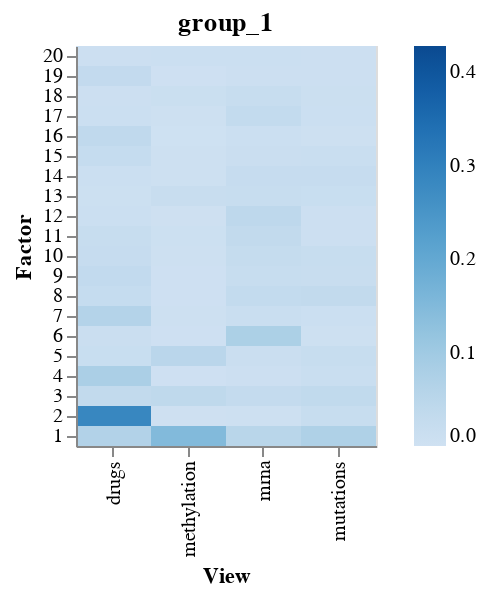

The notebook cell saved with this chart:
### Markdown cell above
### Variance Explained Plot
The Variance Explained plot allows us to identify which factors in which views explain variation in our input data and might be of greater interest for a more detailed analysis.

Here we can see that factor 1 explains variation in all views, where factor 2 and 3 are mostly driving variation in the drug view, etc.

### Code cell
plot_variance_explained(model)

### Figure 1 — Vega specification as saved in the notebook (floating-point values rounded to 4 significant figures)
{"$schema": "https://vega.github.io/schema/vega/v5.json", "data": [{"name": "source_0"}, {"name": "data_0", "values": [{"Factor": 1, "Variance Explained": 0.06638, "View": "drugs"}, {"Factor": 2, "Variance Explained": 0.2855, "View": "drugs"}, {"Factor": 3, "Variance Explained": 0.03363, "View": "drugs"}, {"Factor": 4, "Variance Explained": 0.08031, "View": "drugs"}, {"Factor": 5, "Variance Explained": 0.0164, "View": "drugs"}, {"Factor": 6, "Variance Explained": 0.0127, "View": "drugs"}, {"Factor": 7, "Variance Explained": 0.06226, "View": "drugs"}, {"Factor": 8, "Variance Explained": 0.02455, "View": "drugs"}, {"Factor": 9, "Variance Explained": 0.03192, "View": "drugs"}, {"Factor": 10, "Variance Explained": 0.02157, "View": "drugs"}, {"Factor": 11, "Variance Explained": 0.02053, "View": "drugs"}, {"Factor": 12, "Variance Explained": 0.01066, "View": "drugs"}, {"Factor": 13, "Variance Explained": 0.006392, "View": "drugs"}, {"Factor": 14, "Variance Explained": 0.009631, "View": "drugs"}, {"Factor": 15, "Variance Explained": 0.02446, "View": "drugs"}, {"Factor": 16, "Variance Explained": 0.03758, "View": "drugs"}, {"Factor": 17, "Variance Explained": 0.00924, "View": "drugs"}, {"Factor": 18, "Variance Explained": 0.008781, "View": "drugs"}, {"Factor": 19, "Variance Explained": 0.03132, "View": "drugs"}, {"Factor": 20, "Variance Explained": 0.00727, "View": "drugs"}, {"Factor": 1, "Variance Explained": 0.1498, "View": "methylation"}, {"Factor": 2, "Variance Explained": 0.003754, "View": "methylation"}, {"Factor": 3, "Variance Explained": 0.03966, "View": "methylation"}, {"Factor": 4, "Variance Explained": 0.002485, "View": "methylation"}, {"Factor": 5, "Variance Explained": 0.05141, "View": "methylation"}, {"Factor": 6, "Variance Explained": 0.002972, "View": "methylation"}, {"Factor": 7, "Variance Explained": 0.004135, "View": "methylation"}, {"Factor": 8, "Variance Explained": 0.003269, "View": "methylation"}, {"Factor": 9, "Variance Explained": 0.003287, "View": "methylation"}, {"Factor": 10, "Variance Explained": 0.004487, "View": "methylation"}, {"Factor": 11, "Variance Explained": 0.006415, "View": "methylation"}, {"Factor": 12, "Variance Explained": 0.003646, "View": "methylation"}, {"Factor": 13, "Variance Explained": 0.01886, "View": "methylation"}, {"Factor": 14, "Variance Explained": 0.006194, "View": "methylation"}, {"Factor": 15, "Variance Explained": 0.003824, "View": "methylation"}, {"Factor": 16, "Variance Explained": 0.002303, "View": "methylation"}, {"Factor": 17, "Variance Explained": 0.003789, "View": "methylation"}, {"Factor": 18, "Variance Explained": 0.0116, "View": "methylation"}, {"Factor": 19, "Variance Explained": 0.003206, "View": "methylation"}, {"Factor": 20, "Variance Explained": 0.009078, "View": "methylation"}, {"Factor": 1, "Variance Explained": 0.05272, "View": "mrna"}, {"Factor": 2, "Variance Explained": 0.005317, "View": "mrna"}, {"Factor": 3, "Variance Explained": 0.02892, "View": "mrna"}, {"Factor": 4, "Variance Explained": 0.007667, "View": "mrna"}, {"Factor": 5, "Variance Explained": 0.01316, "View": "mrna"}, {"Factor": 6, "Variance Explained": 0.07759, "View": "mrna"}, {"Factor": 7, "Variance Explained": 0.01387, "View": "mrna"}, {"Factor": 8, "Variance Explained": 0.02934, "View": "mrna"}, {"Factor": 9, "Variance Explained": 0.02098, "View": "mrna"}, {"Factor": 10, "Variance Explained": 0.02558, "View": "mrna"}, {"Factor": 11, "Variance Explained": 0.03388, "View": "mrna"}, {"Factor": 12, "Variance Explained": 0.04223, "View": "mrna"}, {"Factor": 13, "Variance Explained": 0.01953, "View": "mrna"}, {"Factor": 14, "Variance Explained": 0.02325, "View": "mrna"}, {"Factor": 15, "Variance Explained": 0.01218, "View": "mrna"}, {"Factor": 16, "Variance Explained": 0.00964, "View": "mrna"}, {"Factor": 17, "Variance Explained": 0.02947, "View": "mrna"}, {"Factor": 18, "Variance Explained": 0.02018, "View": "mrna"}, {"Factor": 19, "Variance Explained": 0.008023, "View": "mrna"}, {"Factor": 20, "Variance Explained": 0.01068, "View": "mrna"}, {"Factor": 1, "Variance Explained": 0.07163, "View": "mutations"}, {"Factor": 2, "Variance Explained": 0.01906, "View": "mutations"}, {"Factor": 3, "Variance Explained": 0.03421, "View": "mutations"}, {"Factor": 4, "Variance Explained": 0.01496, "View": "mutations"}, {"Factor": 5, "Variance Explained": 0.02075, "View": "mutations"}, {"Factor": 6, "Variance Explained": 0.005721, "View": "mutations"}, {"Factor": 7, "Variance Explained": 0.009498, "View": "mutations"}, {"Factor": 8, "Variance Explained": 0.03233, "View": "mutations"}, {"Factor": 9, "Variance Explained": 0.0179, "View": "mutations"}, {"Factor": 10, "Variance Explained": 0.02139, "View": "mutations"}, {"Factor": 11, "Variance Explained": 0.007679, "View": "mutations"}, {"Factor": 12, "Variance Explained": 0.008457, "View": "mutations"}, {"Factor": 13, "Variance Explained": 0.0166, "View": "mutations"}, {"Factor": 14, "Variance Explained": 0.02214, "View": "mutations"}, {"Factor": 15, "Variance Explained": 0.0153, "View": "mutations"}, {"Factor": 16, "Variance Explained": 0.00457, "View": "mutations"}, {"Factor": 17, "Variance Explained": 0.01049, "View": "mutations"}, {"Factor": 18, "Variance Explained": 0.01106, "View": "mutations"}, {"Factor": 19, "Variance Explained": 0.008783, "View": "mutations"}, {"Factor": 20, "Variance Explained": 0.007243, "View": "mutations"}]}, {"name": "data_0_concat_0_x_domain_View", "values": [{"View": "drugs"}, {"View": "methylation"}, {"View": "mrna"}, {"View": "mutations"}]}, {"name": "source_0_concat_0_y_domain_Factor", "values": [{"Factor": 1, "sort_field": 1}, {"Factor": 2, "sort_field": 2}, {"Factor": 3, "sort_field": 3}, {"Factor": 4, "sort_field": 4}, {"Factor": 5, "sort_field": 5}, {"Factor": 6, "sort_field": 6}, {"Factor": 7, "sort_field": 7}, {"Factor": 8, "sort_field": 8}, {"Factor": 9, "sort_field": 9}, {"Factor": 10, "sort_field": 10}, {"Factor": 11, "sort_field": 11}, {"Factor": 12, "sort_field": 12}, {"Factor": 13, "sort_field": 13}, {"Factor": 14, "sort_field": 14}, {"Factor": 15, "sort_field": 15}, {"Factor": 16, "sort_field": 16}, {"Factor": 17, "sort_field": 17}, {"Factor": 18, "sort_field": 18}, {"Factor": 19, "sort_field": 19}, {"Factor": 20, "sort_field": 20}]}], "signals": [{"name": "childWidth", "value": 150}], "marks": [{"type": "group", "name": "concat_0_group", "encode": {"update": {"height": {"signal": "height"}, "width": {"signal": "childWidth"}}}, "marks": [{"type": "rect", "name": "concat_0_marks", "from": {"data": "data_0"}, "encode": {"update": {"width": {"signal": "max(0.25, bandwidth('concat_0_x'))"}, "tooltip": {"signal": "{\"Factor\": format(datum[\"Factor\"], \"\"), \"View\": isValid(datum[\"View\"]) ? datum[\"View\"] : \"\"+datum[\"View\"], \"Variance Explained\": format(datum[\"Variance Explained\"], \"\")}"}, "x": {"field": "View", "scale": "concat_0_x"}, "y": {"field": "Factor", "scale": "concat_0_y"}, "height": {"signal": "max(0.25, bandwidth('concat_0_y'))"}, "fill": {"field": "Variance Explained", "scale": "color"}}}, "style": ["rect"]}], "axes": [{"scale": "concat_0_x", "labelBaseline": "middle", "labelAlign": "right", "grid": false, "orient": "bottom", "labelAngle": 270, "title": "View", "zindex": 1}, {"scale": "concat_0_y", "title": "Factor", "orient": "left", "grid": false, "zindex": 1}], "title": {"text": "group_1", "frame": "group"}, "style": "cell"}], "scales": [{"name": "color", "type": "linear", "domain": [0, 0.4282], "range": {"scheme": "blues"}, "zero": true, "interpolate": "hcl"}, {"name": "concat_0_x", "type": "band", "domain": {"data": "data_0_concat_0_x_domain_View", "field": "View", "sort": true}, "range": [0, {"signal": "childWidth"}], "paddingInner": 0, "paddingOuter": 0}, {"name": "concat_0_y", "type": "band", "domain": {"data": "source_0_concat_0_y_domain_Factor", "field": "Factor", "sort": {"op": "max", "field": "sort_field", "order": "descending"}}, "range": [0, {"signal": "height"}], "paddingInner": 0, "paddingOuter": 0}], "padding": 5, "height": 200, "background": "white", "legends": [{"fill": "color", "gradientLength": {"signal": "clamp(height, 64, 200)"}}], "layout": {"padding": 20, "bounds": "full", "align": "each"}}
